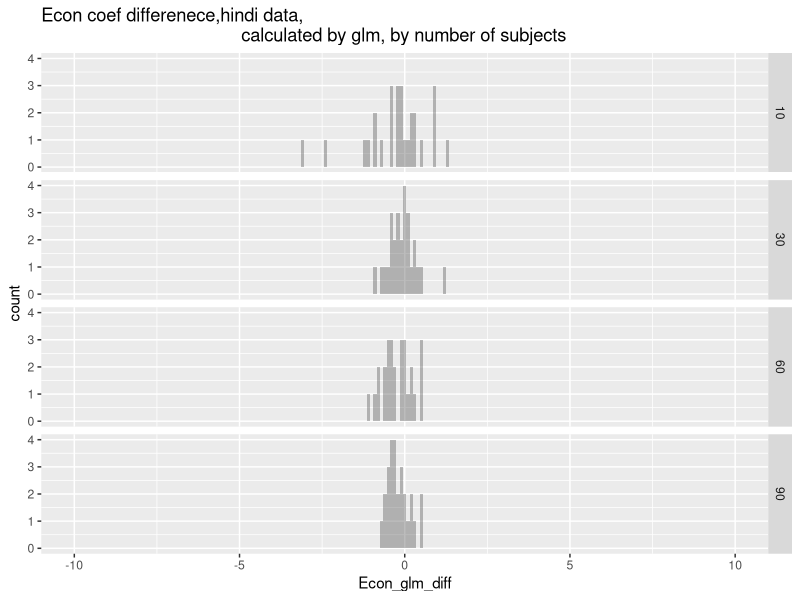
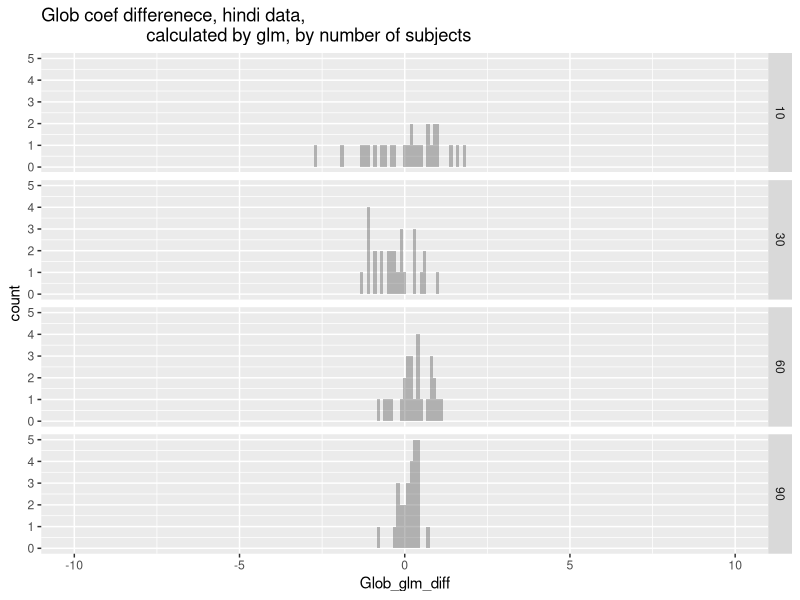
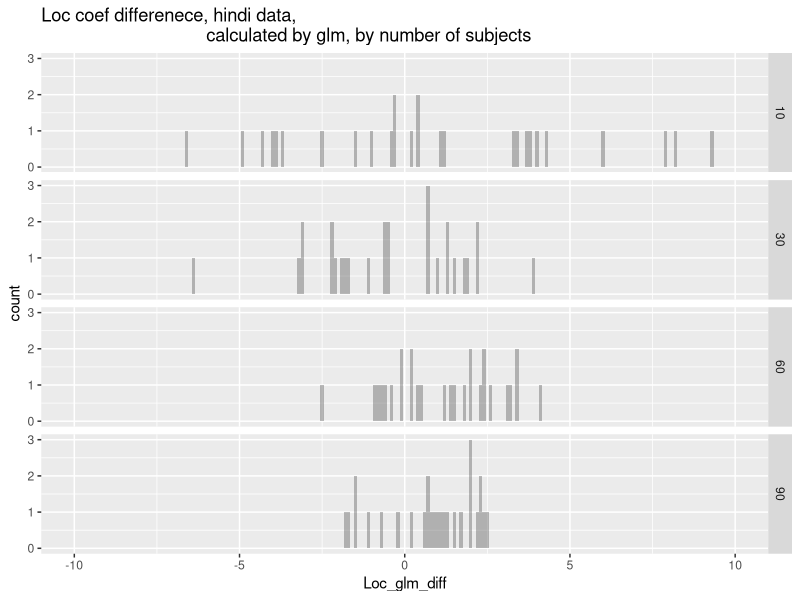
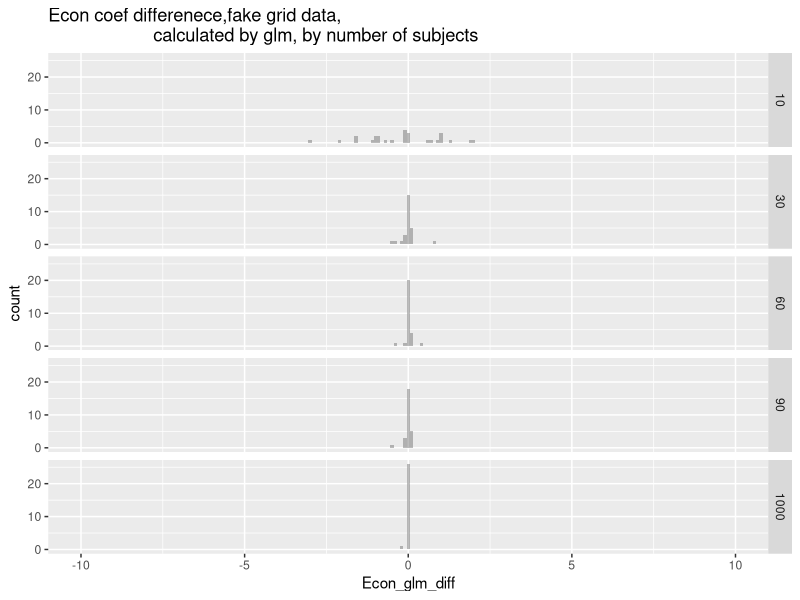
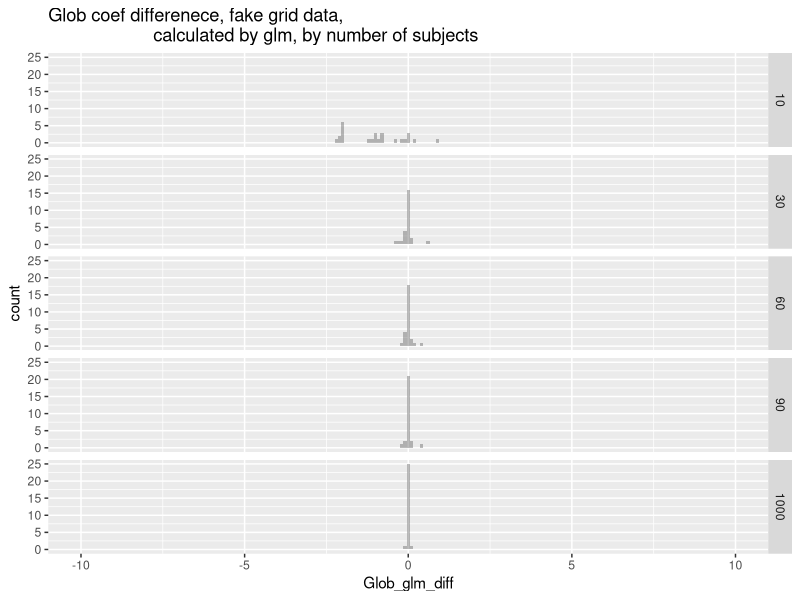
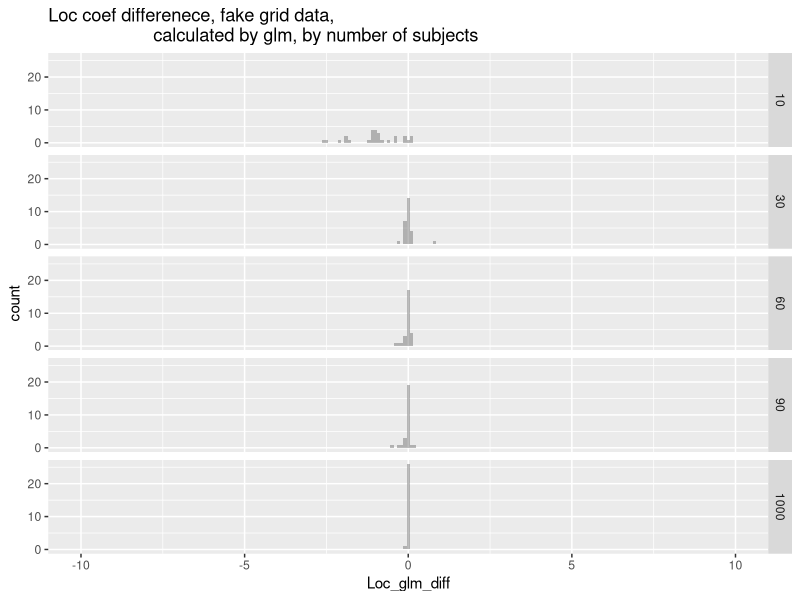
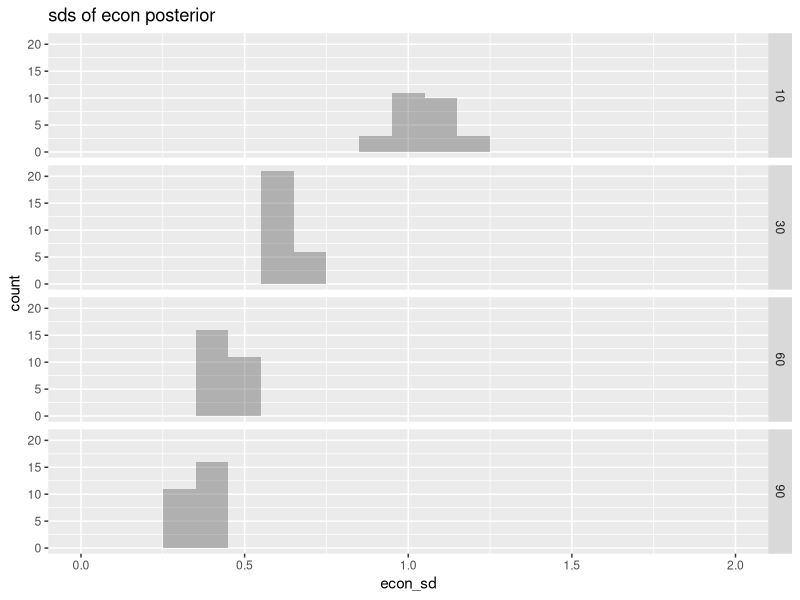
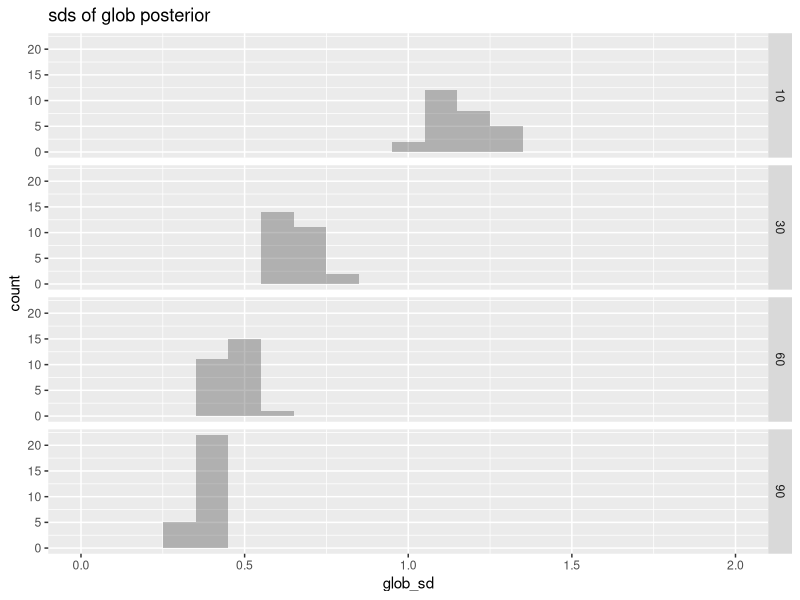

These charts were generated, in order, by the following R code:
## ---- chunk 1

hindi_dinst1<-readr::read_csv("final_corr_master_hindi_dinst1.csv")
  hindi_dinst1$numsubjs<-30
hindi_dinst2<-readr::read_csv("final_corr_master_hindi_dinst2.csv")
  hindi_dinst2$numsubjs<-30
hindi_dinst3<-readr::read_csv("final_corr_master_hindi_dinst3.csv")
  hindi_dinst3$numsubjs<-60
hindi_dinst4<-readr::read_csv("final_corr_master_hindi_dinst4.csv")
  hindi_dinst4$numsubjs <- 90
hindi_dinst5<-readr::read_csv("final_corr_master_hindi_dinst5.csv")
  hindi_dinst5$numsubjs<- 10
#hindi_dinst6<-readr::read_csv("corr_master_hindi_dinst6.csv")
#  hindi_dinst6$numsubjs<- 1000
#skipping dinst6 because brmses not done running 

  #skipping 1 so that have equal numbers of each 
hindi_for_hists<-dplyr::bind_rows(hindi_dinst2,
                                  hindi_dinst3,
                                  hindi_dinst4,
                                  hindi_dinst5) 

fake_grid_dinst1<-readr::read_csv("corr_master_fake_grid_dinst1.csv")
    fake_grid_dinst1$numsubjs  <-30
fake_grid_dinst2<-readr::read_csv("corr_master_fake_grid_dinst2.csv")
    fake_grid_dinst2$numsubjs  <-60
fake_grid_dinst3<-readr::read_csv("corr_master_fake_grid_dinst3.csv")
    fake_grid_dinst3$numsubjs  <-90
fake_grid_dinst4<-readr::read_csv("corr_master_fake_grid_dinst4.csv")
    fake_grid_dinst4$numsubjs <- 10
fake_grid_dinst5<-readr::read_csv("corr_master_fake_grid_dinst5.csv")
    fake_grid_dinst5$numsubjs <- 1000

fake_grid_for_hists<-dplyr::bind_rows(fake_grid_dinst1,
                                      fake_grid_dinst2,
                                      fake_grid_dinst3,
                                      fake_grid_dinst4,
                                      fake_grid_dinst5)


## ---- chunk 2

ggplot2::ggplot(hindi_for_hists, ggplot2::aes(x = Econ_glm_diff)) +
    ggplot2::geom_histogram(binwidth = .1,
                            position="identity",
                            alpha = 0.4)+
    ggplot2::scale_x_continuous(limits = c(-10,10))+
    ggplot2::ggtitle("Econ coef differenece,hindi data,
                                        calculated by glm, by number of subjects")+
    ggplot2::facet_grid(numsubjs ~ .)


ggplot2::ggplot(hindi_for_hists, ggplot2::aes(x = Glob_glm_diff)) +
    ggplot2::geom_histogram(binwidth = .1,
                            position="identity",
                            alpha = 0.4)+
    ggplot2::scale_x_continuous(limits = c(-10,10))+
    ggplot2::ggtitle("Glob coef differenece, hindi data,
                     calculated by glm, by number of subjects")+
    ggplot2::facet_grid(numsubjs ~ .)


ggplot2::ggplot(hindi_for_hists, ggplot2::aes(x = Loc_glm_diff)) +
    ggplot2::geom_histogram(binwidth = .1,
                            position="identity",
                            alpha = 0.4)+
    ggplot2::scale_x_continuous(limits = c(-10,10))+
    ggplot2::ggtitle("Loc coef differenece, hindi data,
                                 calculated by glm, by number of subjects")+
    ggplot2::facet_grid(numsubjs ~ .)



ggplot2::ggplot(fake_grid_for_hists, ggplot2::aes(x = Econ_glm_diff)) +
    ggplot2::geom_histogram(binwidth = .1,
                            position="identity",
                            alpha = 0.4)+
    ggplot2::scale_x_continuous(limits = c(-10,10))+
    ggplot2::ggtitle("Econ coef differenece,fake grid data,
                     calculated by glm, by number of subjects")+
    ggplot2::facet_grid(numsubjs ~ .)


ggplot2::ggplot(fake_grid_for_hists, ggplot2::aes(x = Glob_glm_diff)) +
    ggplot2::geom_histogram(binwidth = .1,
                            position="identity",
                            alpha = 0.4)+
    ggplot2::scale_x_continuous(limits = c(-10,10))+
    ggplot2::ggtitle("Glob coef differenece, fake grid data,
                     calculated by glm, by number of subjects")+
    ggplot2::facet_grid(numsubjs ~ .)


ggplot2::ggplot(fake_grid_for_hists, ggplot2::aes(x = Loc_glm_diff)) +
    ggplot2::geom_histogram(binwidth = .1,
                            position="identity",
                            alpha = 0.4)+
    ggplot2::scale_x_continuous(limits = c(-10,10))+
    ggplot2::ggtitle("Loc coef differenece, fake grid data,
                     calculated by glm, by number of subjects")+
    ggplot2::facet_grid(numsubjs ~ .)


## ---- chunk 3
ggplot2::ggplot(hindi_for_hists, ggplot2::aes(x = econ_sd)) +
  ggplot2::geom_histogram(binwidth = .1,position="identity", alpha = 0.4)+
  ggplot2::scale_x_continuous(limits = c(0,2))+
  ggplot2::ggtitle("sds of econ posterior")+
  ggplot2::facet_grid(numsubjs ~ .)

ggplot2::ggplot(hindi_for_hists, ggplot2::aes(x = glob_sd)) +
  ggplot2::geom_histogram(binwidth = .1,position="identity", alpha = 0.4)+
  ggplot2::scale_x_continuous(limits = c(0,2))+
  ggplot2::ggtitle("sds of glob posterior")+
  ggplot2::facet_grid(numsubjs ~ .)

ggplot2::ggplot(hindi_for_hists, ggplot2::aes(x = econ_sd)) +
  ggplot2::geom_histogram(binwidth = .1,position="identity", alpha = 0.4)+
  ggplot2::scale_x_continuous(limits = c(0,2))+
  ggplot2::ggtitle("sds of loc posterior")+
  ggplot2::facet_grid(numsubjs ~ .)

## ---- chunk 4
ggplot2::ggplot(hindi_for_hists, ggplot2::aes(x = Econ_brms_rhat)) +
  ggplot2::geom_histogram(binwidth = .1,position="identity", alpha = 0.4)+
  ggplot2::scale_x_continuous(limits = c(0,2))+
  ggplot2::ggtitle("rhats of econ")+
  ggplot2::facet_grid(numsubjs ~ .)

ggplot2::ggplot(hindi_for_hists, ggplot2::aes(x = Glob_brms_rhat)) +
  ggplot2::geom_histogram(binwidth = .1,position="identity", alpha = 0.4)+
  ggplot2::scale_x_continuous(limits = c(0,2))+
  ggplot2::ggtitle("rhats glob")+
  ggplot2::facet_grid(numsubjs ~ .)

ggplot2::ggplot(hindi_for_hists, ggplot2::aes(x = Loc_brms_rhat)) +
  ggplot2::geom_histogram(binwidth = .1,position="identity", alpha = 0.4)+
  ggplot2::scale_x_continuous(limits = c(0,2))+
  ggplot2::ggtitle("rhats  loc")+
  ggplot2::facet_grid(numsubjs ~ .)

